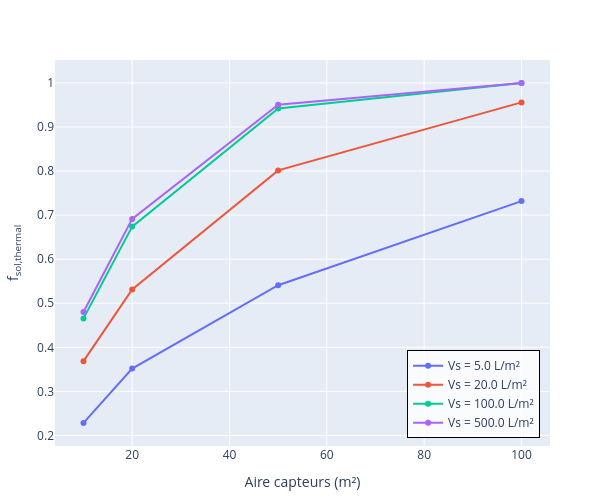

Notebook source saved alongside this figure:
### Code cell
# Trace
traces = [scatter(x = ustrip.(stats.Ag[stats.Vs .== v]),
                  y = ustrip.(f_sol_thermal[stats.Vs .== v]),
                  mode = "lines+markers",
                  name = "Vs = $(ustrip(v)) L/m²",
                  showlegend = true)
          for v in unique(stats.Vs)]

# Plot
fig = plot(traces, Layout(width = 600, height = 500,
                           xaxis_title = "Aire capteurs (m²)",
                           yaxis_title = "f<sub>sol,thermal</sub>",
                           showlegend = true,
                           legend = attr(x = 0.98, y = 0.02,
                                         xanchor = "right", yanchor = "bottom",
                                         bgcolor = "rgba(255,255,255,0.8)",
                                         bordercolor = "black", borderwidth = 1)))

# Save
display(fig)
savefig(fig, "f_sol_th-Ag.png", scale = 5)

### Figure 1 — Plotly figure (JSON) as saved in the notebook; plotly's stock layout.template omitted (floating-point values rounded to 4 significant figures)
{"data": [{"mode": "lines+markers", "name": "Vs = 5.0 L/m²", "showlegend": true, "type": "scatter", "x": [10, 20, 50, 100], "y": [0.2284, 0.3518, 0.5409, 0.7319]}, {"mode": "lines+markers", "name": "Vs = 20.0 L/m²", "showlegend": true, "type": "scatter", "x": [10, 20, 50, 100], "y": [0.3686, 0.5313, 0.8015, 0.9557]}, {"mode": "lines+markers", "name": "Vs = 100.0 L/m²", "showlegend": true, "type": "scatter", "x": [10, 20, 50, 100], "y": [0.4657, 0.6739, 0.9419, 0.9995]}, {"mode": "lines+markers", "name": "Vs = 500.0 L/m²", "showlegend": true, "type": "scatter", "x": [10, 20, 50, 100], "y": [0.4801, 0.6914, 0.9504, 0.9997]}], "layout": {"height": 500, "legend": {"bgcolor": "rgba(255,255,255,0.8)", "bordercolor": "black", "borderwidth": 1, "x": 0.98, "xanchor": "right", "y": 0.02, "yanchor": "bottom"}, "margin": {"b": 50, "l": 50, "r": 50, "t": 60}, "showlegend": true, "width": 600, "xaxis": {"title": {"text": "Aire capteurs (m²)"}}, "yaxis": {"title": {"text": "f<sub>sol,thermal</sub>"}}}}
